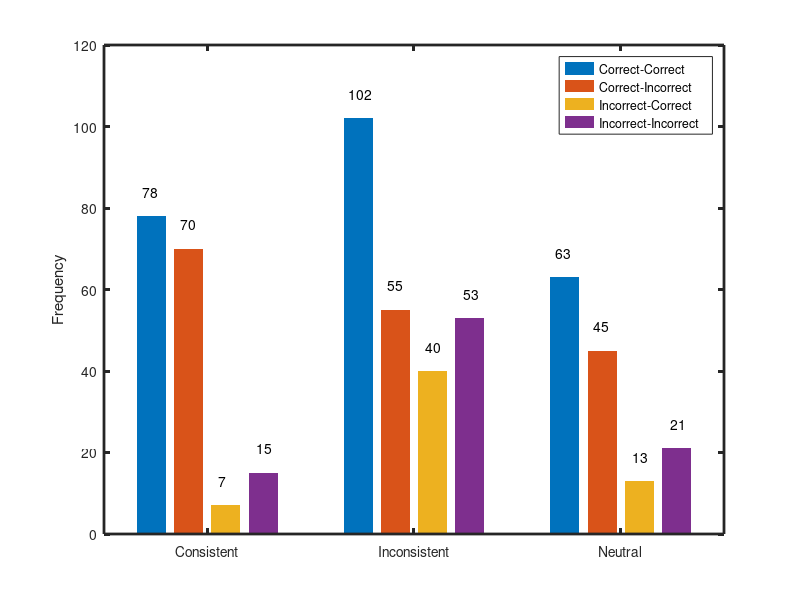

Recreate this plot in MATLAB. (Note: this script raises an error after producing the figure.)
%% Fit a model using Trinity
% Cleanup first
clear all
close all

proj_id = 'ncm';

%% First, enter the data
cons = [  78 ,  70 ,   7 ,  15 ] ;
inco = [ 102 ,  55 ,  40 ,  53 ] ;
neut = [  63 ,  45 ,  13 ,  21 ] ;
N = [sum(cons) sum(inco) sum(neut)];

% Plot the data
figure(1), clf
bar([cons; inco; neut], 'linestyle', 'none')
for ctr = 1:4
    text(0.5 + 0.185*ctr, cons(ctr)+6, num2str(cons(ctr)))
    text(1.5 + 0.185*ctr, inco(ctr)+6, num2str(inco(ctr)))
    text(2.5 + 0.185*ctr, neut(ctr)+6, num2str(neut(ctr)))
end
ylabel Frequency
legend 'Correct-Correct'   'Correct-Incorrect'   ...
       'Incorrect-Correct' 'Incorrect-Incorrect'
set(gca, ...
    'XTickLabel', {'Consistent' 'Inconsistent' 'Neutral'}, ...
    'Linewidth', 2, 'layer', 'top')
set(gcf, 'position', [100 400 450 250])
% savepic ../figs/data

%% Now, make all inputs that Trinity needs
% Write the model into a variable (cell variable)
model = {
    'model {'
    '   # ---- Consistent condition --------------- #'
    '   theta[1,1] <- ( 1 + p + q - pq + 4 * pc ) / 6'
    '   theta[1,2] <- ( 1 + p + q - pq - 2 * pc ) / 3'
    '   theta[1,3] <- ( 1 - p - q + pq ) / 6'
    '   theta[1,4] <- 1 - theta[1,1] - theta[1,2] - theta[1,3]'
    '   '
    '   # ---- Inconsistent condition ------------- #'
    '   theta[2,1] <- ( 1 + p - q + pq + 4 * pc ) / 6'
    '   theta[2,2] <- ( 1 + p - q + pq - 2 * pc ) / 3'
    '   theta[2,3] <- ( 1 - p + q - pq ) / 6'
    '   theta[2,4] <- 1 - theta[2,1] - theta[2,2] - theta[2,3]'
    '   '
    '   # ---- Neutral condition------------------- #'
    '   theta[3,1] <- ( 1 + p + 4 * pc ) / 6'
    '   theta[3,2] <- ( 1 + p - 2 * pc ) / 3'
    '   theta[3,3] <- ( 1 - p ) / 6'
    '   theta[3,4] <- 1 - theta[3,1] - theta[3,2] - theta[3,3]'
    '   '
    '   # ---- Data ------------------------------- #'
    '   cons[1:4] ~ dmulti(theta[1,1:4], N[1])'
    '   inco[1:4] ~ dmulti(theta[2,1:4], N[2])'
    '   neut[1:4] ~ dmulti(theta[3,1:4], N[3])'
    '   '
    '   # ---- Priors ----------------------------- #'
    '   p ~ dbeta(2, 2)'
    '   q ~ dbeta(2, 2)'
    '   c ~ dbeta(2, 2)'
    '   '
    '   # ---- Efficiency tweaks ------------------ #'
    '   pq  <- p * q'
    '   pc  <- p * c'
    '   cpq <- c * pq'
    '}'
    };

% List all the parameters of interest (cell variable)
parameters = {
    'c' 'p' 'q'
    };

% Write a function that generates a structure with one random value for
% each parameter in a field
generator = @()struct(...
    'c', rand, ...
    'p', rand, ...
    'q', rand  ...
    );

% Make a structure with the data (note that the name of the field needs to
% match the name of the variable in the JAGS model)
data = struct(...
    'cons', cons, ...
    'inco', inco, ...
    'neut', neut, ...
    'N'   , N     ...
    );

% Tell Trinity which engine to use
engine = 'jags';


%% Run Trinity with the CALLBAYES() function
tic
[stats, chains, diagnostics, info] = callbayes(engine, ...
    'model'          ,     model , ...
    'data'           ,      data , ...
    'outputname'     , 'samples' , ...
    'init'           , generator , ...
    'modelfilename'  ,   proj_id , ...
    'datafilename'   ,   proj_id , ...
    'initfilename'   ,   proj_id , ...
    'scriptfilename' ,   proj_id , ...
    'logfilename'    ,   proj_id , ...
    'nchains'        ,        4  , ...
    'nburnin'        ,      1e4  , ...
    'nsamples'       ,      1e4  , ...
    'monitorparams'  ,   parameters  , ...
    'thin'           ,        5  , ...
    'refresh'        ,        1  , ...
    'workingdir'     ,    ['/tmp/' proj_id]  , ...
    'verbosity'      ,        0  , ...
    'saveoutput'     ,     true  , ...
    'parallel'       ,  isunix() );

fprintf('%s took %f seconds!\n', upper(engine), toc)


%% Inspect the results
% First, inspect convergence
if any(codatable(chains, @gelmanrubin) > 1.1)
    grtable(chains, 1.1)
    warning('Some chains were not converged!')
else
    disp('Convergence looks good.')
end

% Now, inspect the mean of each parameter in each chain
disp('Posterior means by chain:')
disp(stats.mean)

% Now check some basic descriptive statistics averaged over all chains
disp('Descriptive statistics for all chains:')
codatable(chains)


%% Make some figures
figure(2)
h = smhist(chains, '^c$|^q$|^p$');
axis([0 1 0 13])
line(xlim, [1 1], 'color', [.6 .6 .6], 'linestyle', '--')
legend c p q prior
xlabel 'parameter value'
ylabel 'posterior density'
set(get(h(1), 'children'), 'Linewidth', 3)
set(gca, 'Linewidth', 2, 'layer', 'top')
set(gcf, 'position', [417   437   416   215])
% savepic ../figs/posteriors
